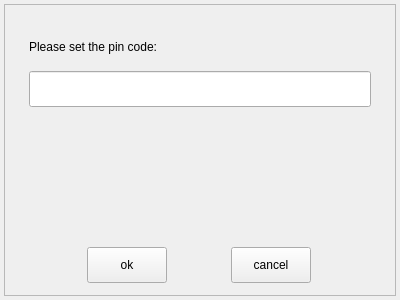
<?xml version="1.0" encoding="UTF-8"?>
<ui version="4.0">
 <class>TrustedUserPin</class>
 <widget class="QWidget" name="TrustedUserPin">
  <property name="geometry">
   <rect>
    <x>0</x>
    <y>0</y>
    <width>400</width>
    <height>300</height>
   </rect>
  </property>
  <property name="windowTitle">
   <string>Form</string>
  </property>
  <layout class="QVBoxLayout" name="verticalLayout">
   <property name="spacing">
    <number>4</number>
   </property>
   <property name="leftMargin">
    <number>4</number>
   </property>
   <property name="topMargin">
    <number>4</number>
   </property>
   <property name="rightMargin">
    <number>4</number>
   </property>
   <property name="bottomMargin">
    <number>4</number>
   </property>
   <item>
    <widget class="QFrame" name="m_frame">
     <property name="frameShape">
      <enum>QFrame::StyledPanel</enum>
     </property>
     <property name="frameShadow">
      <enum>QFrame::Raised</enum>
     </property>
     <layout class="QVBoxLayout" name="verticalLayout_2">
      <property name="leftMargin">
       <number>24</number>
      </property>
      <property name="topMargin">
       <number>24</number>
      </property>
      <property name="rightMargin">
       <number>24</number>
      </property>
      <property name="bottomMargin">
       <number>12</number>
      </property>
      <item>
       <widget class="QLabel" name="m_label">
        <property name="sizePolicy">
         <sizepolicy hsizetype="Fixed" vsizetype="Fixed">
          <horstretch>0</horstretch>
          <verstretch>0</verstretch>
         </sizepolicy>
        </property>
        <property name="minimumSize">
         <size>
          <width>0</width>
          <height>36</height>
         </size>
        </property>
        <property name="text">
         <string>Please set the pin code:</string>
        </property>
       </widget>
      </item>
      <item>
       <widget class="QLineEdit" name="m_userPin">
        <property name="minimumSize">
         <size>
          <width>0</width>
          <height>36</height>
         </size>
        </property>
       </widget>
      </item>
      <item>
       <spacer name="verticalSpacer">
        <property name="orientation">
         <enum>Qt::Vertical</enum>
        </property>
        <property name="sizeHint" stdset="0">
         <size>
          <width>20</width>
          <height>40</height>
         </size>
        </property>
       </spacer>
      </item>
      <item>
       <layout class="QHBoxLayout" name="horizontalLayout">
        <item>
         <widget class="QPushButton" name="m_ok">
          <property name="sizePolicy">
           <sizepolicy hsizetype="Fixed" vsizetype="Fixed">
            <horstretch>0</horstretch>
            <verstretch>0</verstretch>
           </sizepolicy>
          </property>
          <property name="minimumSize">
           <size>
            <width>72</width>
            <height>36</height>
           </size>
          </property>
          <property name="text">
           <string>ok</string>
          </property>
         </widget>
        </item>
        <item>
         <widget class="QPushButton" name="m_cancel">
          <property name="sizePolicy">
           <sizepolicy hsizetype="Fixed" vsizetype="Fixed">
            <horstretch>0</horstretch>
            <verstretch>0</verstretch>
           </sizepolicy>
          </property>
          <property name="minimumSize">
           <size>
            <width>72</width>
            <height>36</height>
           </size>
          </property>
          <property name="text">
           <string>cancel</string>
          </property>
         </widget>
        </item>
       </layout>
      </item>
     </layout>
    </widget>
   </item>
  </layout>
 </widget>
 <resources/>
 <connections/>
</ui>
